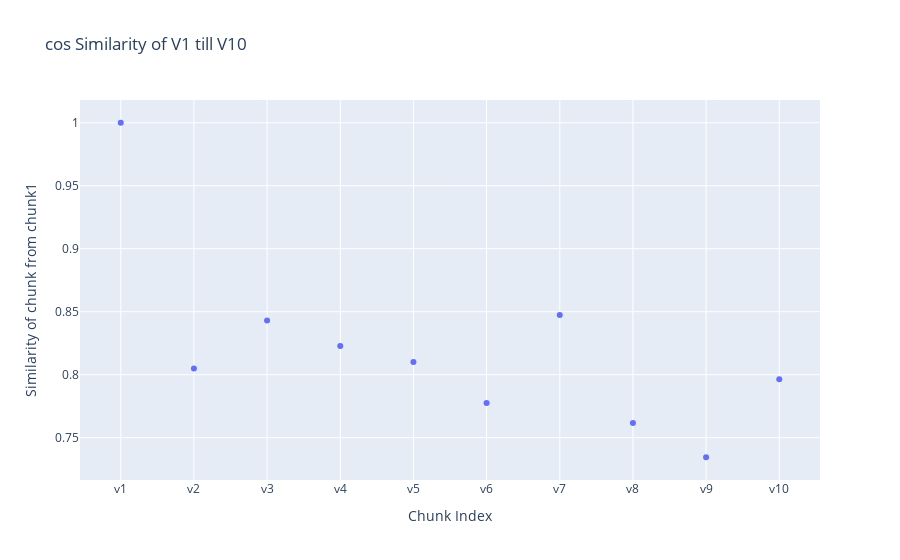

Source (notebook cell):
### Code cell
px.scatter(x=['v'+str(i) for i in range(1,len(extracted_embeddings_raw[:10])+1)][:10],y=cosine_similarity(df_chunk_emb_l1.T)[0][:10],title='cos Similarity of V1 till V10').update_layout(
    xaxis_title="Chunk Index", yaxis_title="Similarity of chunk from chunk1"
)

### Figure 1 — Plotly figure (JSON) as saved in the notebook; plotly's stock layout.template omitted (floating-point values rounded to 4 significant figures)
{"data": [{"hovertemplate": "x=%{x}<br>y=%{y}<extra></extra>", "legendgroup": "", "marker": {"color": "#636efa", "symbol": "circle"}, "mode": "markers", "name": "", "orientation": "v", "showlegend": false, "type": "scatter", "x": ["v1", "v2", "v3", "v4", "v5", "v6", "v7", "v8", "v9", "v10"], "xaxis": "x", "y": [1.0, 0.805, 0.8429, 0.8227, 0.81, 0.7776, 0.8474, 0.7616, 0.7345, 0.7964], "yaxis": "y"}], "layout": {"legend": {"tracegroupgap": 0}, "title": {"text": "cos Similarity of V1 till V10"}, "xaxis": {"anchor": "y", "domain": [0, 1], "title": {"text": "Chunk Index"}}, "yaxis": {"anchor": "x", "domain": [0, 1], "title": {"text": "Similarity of chunk from chunk1"}}}}
